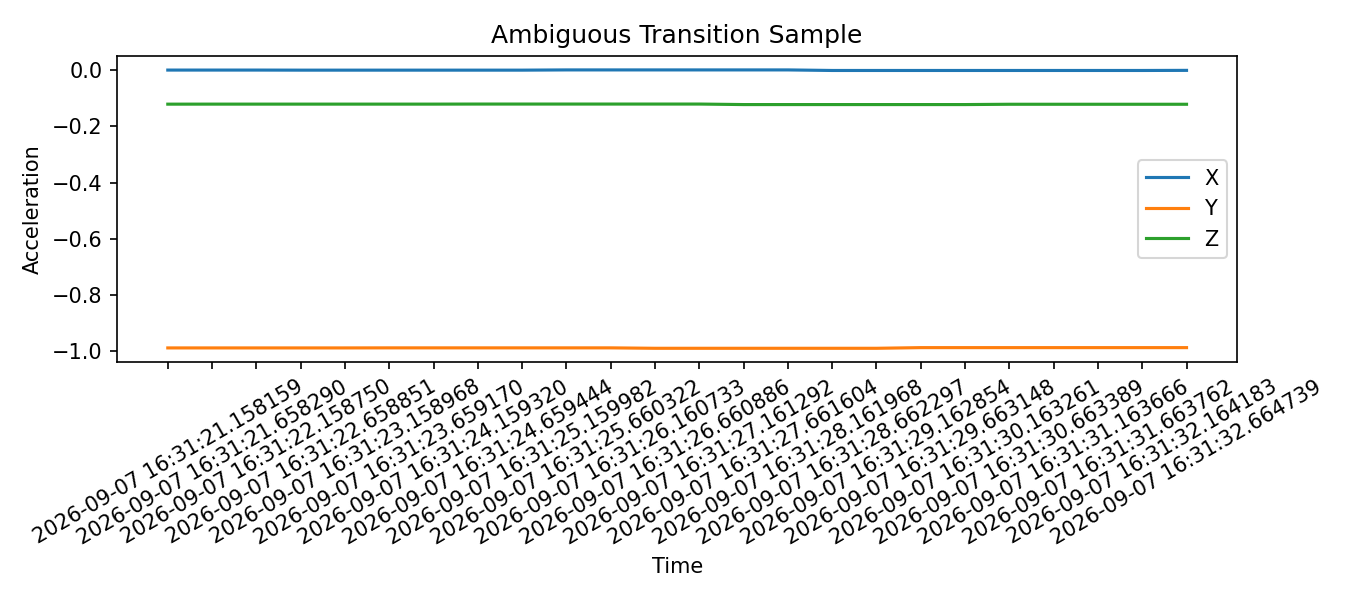

Write Python code to recreate this figure.
import pandas as pd
import matplotlib.pyplot as plt
import os

# Change this to the ambiguous CSV you want to plot
FILE = "captured_data/105_20260907163133.csv"

df = pd.read_csv(FILE)

plt.figure(figsize=(9, 4))

for axis in ["X", "Y", "Z"]:
    plt.plot(df["timestamp"], df[axis], label=axis)

plt.title("Ambiguous Transition Sample")
plt.xlabel("Time")
plt.ylabel("Acceleration")
plt.legend()
plt.xticks(rotation=30)
plt.tight_layout()

output_name = "ambiguous_graph.png"
plt.savefig(output_name, dpi=150)
plt.show()

image_file = os.path.splitext(FILE)[0] + ".jpg"

print(f"Saved graph: {output_name}")
print(f"Matching webcam image: {image_file}")
